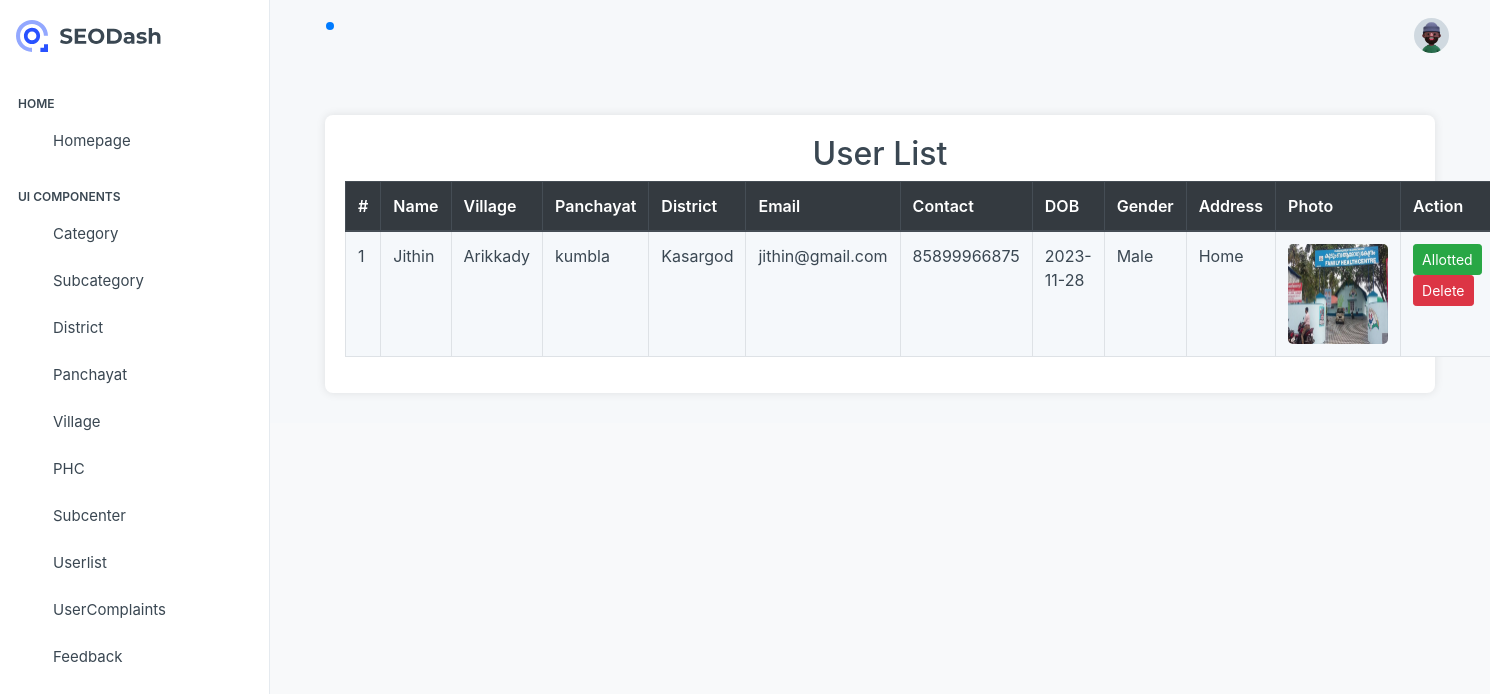
Page /project/Admin/Userlist.php (signed in) on the committed database.
### tables this page shows
CREATE TABLE `tbl_user` (
  `user_id` int(11) NOT NULL,
  `user_name` varchar(50) NOT NULL,
  `user_email` varchar(50) NOT NULL,
  `user_contact` varchar(50) NOT NULL,
  `user_gender` varchar(50) NOT NULL,
  `user_dob` varchar(50) NOT NULL,
  `village_id` int(11) NOT NULL,
  `user_address` text NOT NULL,
  `user_password` varchar(50) NOT NULL,
  `user_photo` varchar(100) NOT NULL
);

CREATE TABLE `tbl_village` (
  `village_id` int(11) NOT NULL,
  `village_name` varchar(50) NOT NULL,
  `panchayat_id` int(11) NOT NULL
);

CREATE TABLE `tbl_panchayat` (
  `panchayat_id` int(11) NOT NULL,
  `panchayat_name` varchar(50) NOT NULL,
  `district_id` int(11) NOT NULL
);

CREATE TABLE `tbl_district` (
  `district_id` int(11) NOT NULL,
  `district_name` varchar(50) NOT NULL
);

### project/Admin/Userlist.php (the view, shortened to what this page needs)
<?php
include('../Asset/connection/connection.php');
include('Head.php');
?>
<!DOCTYPE html>
<html lang="en">
<head>
    <link href="https://stackpath.bootstrapcdn.com/bootstrap/4.5.2/css/bootstrap.min.css" rel="stylesheet">
</head>
<body>
<div class="container">
    <div class="table-container">
        <h2 class="text-center">User List</h2>
        <table class="table table-bordered table-striped">
            <thead class="thead-dark">
                <tr>
                    <th>#</th>
                    <th>Name</th>
                    <th>Village</th>
                    <th>Panchayat</th>
                    <th>District</th>
                    <th>Email</th>
                    <th>Contact</th>
                    <th>DOB</th>
                    <th>Gender</th>
                    <th>Address</th>
                    <th>Photo</th>
                    <th>Action</th>
                </tr>
            </thead>
            <tbody>
            <?php
            $i = 0;
            $selqry = "
                SELECT
                    s.user_id, s.user_name, s.user_email, s.user_contact,
                    s.user_dob, s.user_gender, s.user_address, s.user_photo,
                    v.village_name,
                    p.panchayat_name,
                    d.district_name
                FROM
                    tbl_user s
                INNER JOIN
                    tbl_village v ON s.village_id = v.village_id
                INNER JOIN
                    tbl_panchayat p ON v.panchayat_id = p.panchayat_id
                INNER JOIN
                    tbl_district d ON p.district_id = d.district_id
            ";
            $result = $con->query($selqry);
            while ($row = $result->fetch_assoc()) {
                $i++;
                ?>
                <tr>
                    <td><?php echo $i; ?></td>
                    <td><?php echo htmlspecialchars($row["user_name"]); ?></td>
                    <td><?php echo htmlspecialchars($row["village_name"]); ?></td>
                    <td><?php echo htmlspecialchars($row["panchayat_name"]); ?></td>
                    <td><?php echo htmlspecialchars($row["district_name"]); ?></td>
                    <td><?php echo htmlspecialchars($row["user_email"]); ?></td>
                    <td><?php echo htmlspecialchars($row["user_contact"]); ?></td>
                    <td><?php echo htmlspecialchars($row["user_dob"]); ?></td>
                    <td><?php echo htmlspecialchars($row["user_gender"]); ?></td>
                    <td><?php echo htmlspecialchars($row["user_address"]); ?></td>
                    <td>
                        <a href="../Asset/Files/Userlist/<?php echo htmlspecialchars($row["user_photo"]); ?>" target="_blank">
                            <img src="../Asset/Files/Userlist/<?php echo htmlspecialchars($row["user_photo"]); ?>" width="100" height="100" alt="Photo">
                        </a>
                    </td>
                    <td class="action-links">
                        <a href="Userlist.php?did=<?php echo $row["user_id"]; ?>" class="btn btn-success btn-sm">Allotted</a>
                        <a href="Userlist.php?did=<?php echo $row["user_id"]; ?>" class="btn btn-danger btn-sm">Delete</a>
                    </td>
                </tr>
                <?php
            }
            ?>
            </tbody>
        </table>
    </div>
</div>
</body>
</html>

### project/Admin/Userlist.php (style rules this page uses)
body { background-color: #f8f9fa; }
.table-container { margin-top: 30px; background: white; padding: 20px; border-radius: 8px; box-shadow: 0 0 10px rgba(0, 0, 0, 0.1); }
img { border-radius: 5px; }
.action-links a { margin-right: 10px; }

### rows in the picture
tbl_user: user_name "Jithin", village.village_name "Arikkady", tbl_panchayat.panchayat_name "kumbla", tbl_district.district_name "Kasargod", user_email "jithin@gmail.com", user_contact "85899966875", user_dob "2023-11-28", user_gender "Male", user_address "Home", user_photo (picture)
